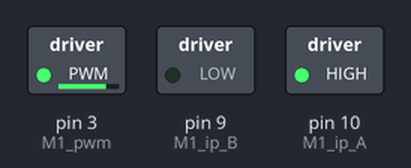
The sketch below on a simulated Arduino Uno, built with avr-gcc and run on an emulated ATmega328P. Shown: switched loads named in the sketch (green lamp = pin HIGH).

Above: at 0.05 s.
At 4.05 s:
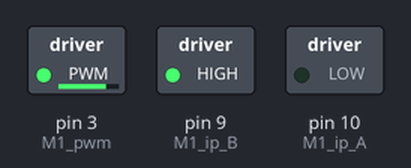
At 7.95 s:
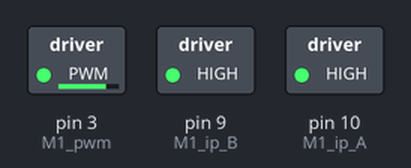
Timing chart, 0 to 9.2 s (numbered marks = the images above):
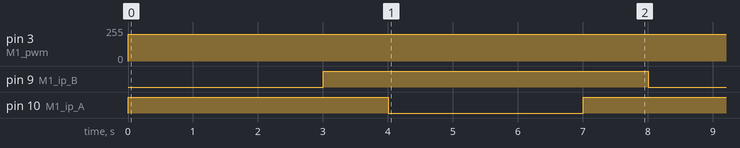

Measured:
- by itself, pin 3 (M1_pwm): 0/255 → 200/255 at 0.00 s
- by itself, pin 9 (M1_ip_B): alternates HIGH for 5.0 s and LOW for 3.0 s
- by itself, pin 10 (M1_ip_A): repeats every 8.0 s: LOW 3.0 s, HIGH 5.0 s

The sketch:

Control_the_direction_of_the_motor_with_pwm.ino
```cpp
// Motor control pins
const int M1_ip_A = 10;   // Motor direction pin A
const int M1_ip_B = 9;    // Motor direction pin B
const int M1_pwm  = 3;    // PWM pin for motor speed control

void setup() {
  // Set motor control and PWM pins as outputs
  pinMode(M1_ip_A, OUTPUT);
  pinMode(M1_ip_B, OUTPUT);
  pinMode(M1_pwm, OUTPUT);
}

void loop() {
  // Set motor speed (0 - 255)
  analogWrite(M1_pwm, 200);  // ~80% of max speed

  // Rotate motor Clockwise
  digitalWrite(M1_ip_A, HIGH);
  digitalWrite(M1_ip_B, LOW);
  delay(3000); // Run for 3 seconds

  // Apply Brake (both HIGH)
  digitalWrite(M1_ip_A, HIGH);
  digitalWrite(M1_ip_B, HIGH);
  delay(1000); // Brake for 1 second

  // Rotate motor Anti-Clockwise
  digitalWrite(M1_ip_A, LOW);
  digitalWrite(M1_ip_B, HIGH);
  delay(3000); // Run for 3 seconds

  // Brake again
  digitalWrite(M1_ip_A, HIGH);
  digitalWrite(M1_ip_B, HIGH);
  delay(1000);
}
```
